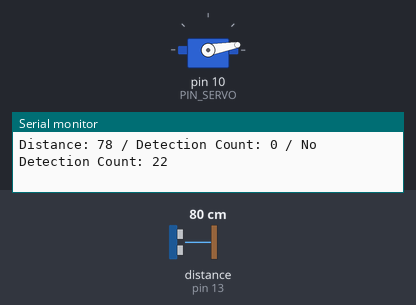
Recording of a sketch running on a simulated Arduino Uno, built with avr-gcc and run on an emulated ATmega328P. On the bench: servo, the last lines printed to the serial monitor. Wiring (inferred from the names in the program): ultrasonic range finder: trigger pin 12; echo pin 13. The test bench sets the inputs (shaded band); at power-on: distance to the obstacle (sensor on pin 13) 80 cm. The echo pulse lasts 58.3 µs per cm.

Above: at 2.2 s.
2.3 s: distance to the obstacle (sensor on pin 13) set to 23 cm
3.9 s: distance to the obstacle (sensor on pin 13) set to 18 cm
At 6.7 s:
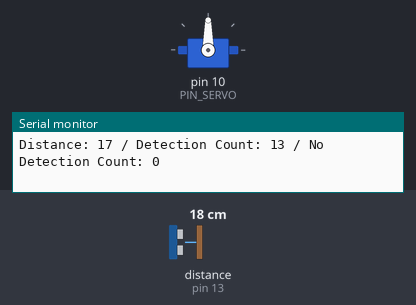
6.9 s: distance to the obstacle (sensor on pin 13) set to 35 cm
At 7.99 s:
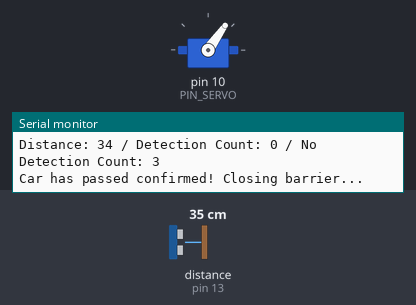
9.9 s: distance to the obstacle (sensor on pin 13) set to 2 cm
At 11.01 s:
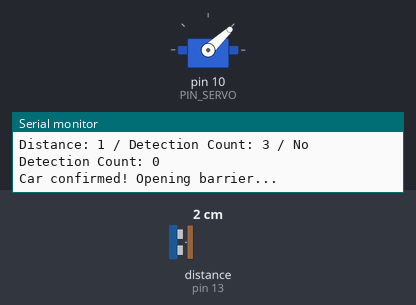
Timing chart, 0 to 13.6 s (numbered marks = the images above; inputs shaded):
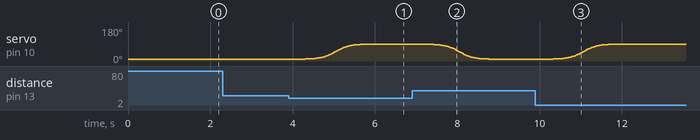

The sketch:

stopper_10C16.ino
```cpp
#include <Servo.h>

// 서보 모터 설정
#define PIN_SERVO 10
Servo myServo;

// 초음파 센서 설정
#define PIN_TRIG 12
#define PIN_ECHO 13

// 차단기 동작 설정
const int ANGLE_DOWN = 10;     // 차단기가 내려간 각도
const int ANGLE_UP = 90;       // 차단기가 올라간 각도
const unsigned long MOVING_TIME = 2000; // 차단기 이동 시간 (2초)
const int DETECTION_DISTANCE = 20; // 차량 감지 거리 (cm)

// 상태 변수
unsigned long moveStartTime; // 움직임 시작 시간
int startAngle;
int targetAngle;
bool isMoving = false;
bool isUp = false;
// 센서 값 안정화를 위한 변수
int detectionCounter = 0; // 차량을 감지한 횟수
int noDetectionCounter = 0; // 차량이 없다고 판단한 횟수
const int CONFIRMATION_COUNT = 3; // 3번 연속으로 확인되면 상태 변경

// Sigmoid 함수를 이용한 각도 계산
float sigmoidEase(float progress, float total_duration, float start, float end) {
  // 진행률(progress)을 sigmoid 곡선에 적합한 -6 ~ 6 범위로 매핑
  float x = map(progress, 0, total_duration, -600, 600) / 100.0;
  // 시그모이드 함수 계산: 1 / (1 + e^-x)
  float sigmoid = 1 / (1 + exp(-x));
  // 계산된 값(0~1)을 시작 각도와 끝 각도 사이의 값으로 변환
  return start + (end - start) * sigmoid;
}

// 초음파 센서 거리 측정 함수
long getDistance() {
  digitalWrite(PIN_TRIG, LOW);
  delayMicroseconds(2);
  digitalWrite(PIN_TRIG, HIGH);
  delayMicroseconds(10);
  digitalWrite(PIN_TRIG, LOW);

  long duration = pulseIn(PIN_ECHO, HIGH);
  // 거리(cm) = 시간 * 0.034 / 2
  return duration * 17 / 1000;
}

void setup() {
  Serial.begin(57600);
  myServo.attach(PIN_SERVO); // 서보 핀 초기화
  pinMode(PIN_TRIG, OUTPUT);
  pinMode(PIN_ECHO, INPUT);

  // 초기 상태: 차단기 내리기
  myServo.write(ANGLE_DOWN);
  delay(1000);
}

void loop() {
  // 1. 움직이는 중일 때는 아무것도 하지 않음
  if (isMoving) {
    unsigned long progress = millis() - moveStartTime;

    if (progress <= MOVING_TIME) {
      float angle = sigmoidEase(progress, MOVING_TIME, startAngle, targetAngle);
      myServo.write(angle);
    } else {
      myServo.write(targetAngle);
      isMoving = false;
      isUp = (targetAngle == ANGLE_UP);
      Serial.println(isUp ? "Movement finished: Barrier is UP" : "Movement finished: Barrier is DOWN");
    }
    return;
  }

  // 2. 움직이지 않을 때, 센서 값을 안정적으로 읽기
  long distance = getDistance();
  Serial.print("Distance: ");
  Serial.print(distance);

  bool isCarDetected = (distance > 0 && distance < DETECTION_DISTANCE);

  if (isCarDetected) {
    detectionCounter++;
    noDetectionCounter = 0; // 감지되었으므로 미감지 카운터는 리셋
  } else {
    noDetectionCounter++;
    detectionCounter = 0; // 미감지되었으므로 감지 카운터는 리셋
  }

  Serial.print(" / Detection Count: ");
  Serial.print(detectionCounter);
  Serial.print(" / No Detection Count: ");
  Serial.println(noDetectionCounter);


  // 3. 안정화된 값을 바탕으로 차단기 동작 결정
  // 3번 연속으로 차가 감지되고, 차단기가 내려가 있을 때 -> 올리기 시작
  if (detectionCounter >= CONFIRMATION_COUNT && !isUp) {
    Serial.println("Car confirmed! Opening barrier...");
    startAngle = ANGLE_DOWN;
    targetAngle = ANGLE_UP;
    moveStartTime = millis();
    isMoving = true;
    detectionCounter = 0; // 동작 후 카운터 리셋
  }
  // 3번 연속으로 차가 사라지고, 차단기가 올라가 있을 때 -> 내리기 시작
  else if (noDetectionCounter >= CONFIRMATION_COUNT && isUp) {
    Serial.println("Car has passed confirmed! Closing barrier...");
    startAngle = ANGLE_UP;
    targetAngle = ANGLE_DOWN;
    moveStartTime = millis();
    isMoving = true;
    noDetectionCounter = 0; // 동작 후 카운터 리셋
  }

  delay(50); // 너무 빠른 반복을 막기 위한 약간의 딜레이
}
```

Measured:
- the behaviour switches between 21 and 20 cm on distance to the obstacle (sensor on pin 13) (found by bisection; images 0 and 1)
- after the input at 3.9 s, servo on pin 10 (PIN_SERVO): moves from 10° to 90° over 1.7 s, starting after 0.41 s
- after the input at 6.9 s, servo on pin 10 (PIN_SERVO): moves from 90° to 10° over 1.7 s, starting after 0.19 s
- after the input at 9.9 s, servo on pin 10 (PIN_SERVO): moves from 10° to 90° over 1.7 s, starting after 0.43 s
